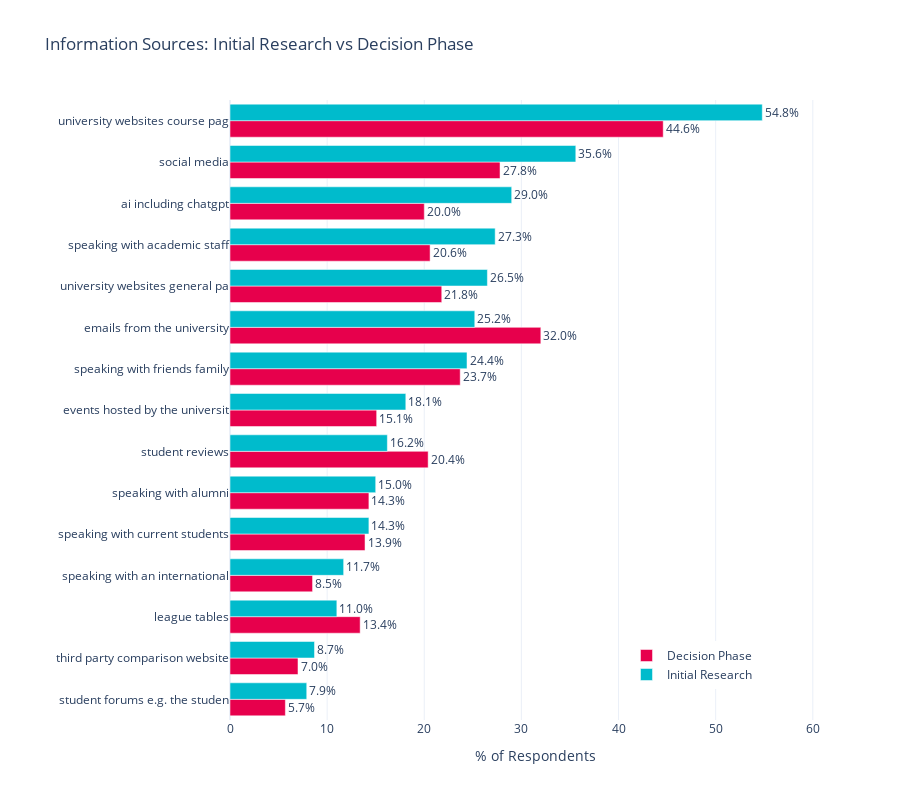

Here is the notebook cell this chart was saved with:
### Code cell
# Information Sources Used: Initial Research vs Decision Phase
src_init_cols = [c for c in df_complete.columns if c.startswith('src_init_')]
src_dec_cols = [c for c in df_complete.columns if c.startswith('src_dec_')]

if src_init_cols and src_dec_cols:
    init_pcts = {}
    dec_pcts = {}
    
    for col in src_init_cols:
        col_clean = col.replace('src_init_', '').replace('_', ' ')
        init_pcts[col_clean] = round(df_complete[col].sum() / len(df_complete) * 100, 1)
    
    for col in src_dec_cols:
        col_clean = col.replace('src_dec_', '').replace('_', ' ')
        dec_pcts[col_clean] = round(df_complete[col].sum() / len(df_complete) * 100, 1)
    
    common_sources = set(init_pcts.keys()) & set(dec_pcts.keys())
    sorted_sources = sorted(common_sources, key=lambda x: init_pcts[x], reverse=True)[:15]
    
    labels = [s[:30] for s in sorted_sources]
    init_values = [init_pcts[s] for s in sorted_sources]
    dec_values = [dec_pcts[s] for s in sorted_sources]
    
    fig = go.Figure()
    fig.add_trace(go.Bar(
        y=labels[::-1],
        x=dec_values[::-1],
        orientation='h',
        name='Decision Phase',
        marker_color=TUOS['coral'],
        text=[f'{v}%' for v in dec_values[::-1]],
        textposition='outside',
        cliponaxis=False,
        hovertemplate='%{y}<br>Decision Phase: %{x}%<extra></extra>'
    ))
    fig.add_trace(go.Bar(
        y=labels[::-1],
        x=init_values[::-1],
        orientation='h',
        name='Initial Research',
        marker_color=TUOS['aqua'],
        text=[f'{v}%' for v in init_values[::-1]],
        textposition='outside',
        cliponaxis=False,
        hovertemplate='%{y}<br>Initial Research: %{x}%<extra></extra>'
    ))
    
    fig.update_layout(
        title='Information Sources: Initial Research vs Decision Phase',
        xaxis_title='% of Respondents',
        barmode='group',
        height=800,
        template='plotly_white',
        margin=dict(l=230, r=60),
        legend=dict(x=0.65, y=0.05),
        xaxis=dict(range=[0, max(max(init_values), max(dec_values)) + 8])
    )
    fig.show()

### Figure 1 — Plotly figure (JSON) as saved in the notebook; plotly's stock layout.template omitted (floating-point values rounded to 4 significant figures)
{"data": [{"cliponaxis": false, "hovertemplate": "%{y}<br>Decision Phase: %{x}%<extra></extra>", "marker": {"color": "#E7004C"}, "name": "Decision Phase", "orientation": "h", "text": ["5.7%", "7.0%", "13.4%", "8.5%", "13.9%", "14.3%", "20.4%", "15.1%", "23.7%", "32.0%", "21.8%", "20.6%", "20.0%", "27.8%", "44.6%"], "textposition": "outside", "type": "bar", "x": [5.7, 7, 13.4, 8.5, 13.9, 14.3, 20.4, 15.1, 23.7, 32, 21.8, 20.6, 20, 27.8, 44.6], "y": ["student forums e.g. the studen", "third party comparison website", "league tables", "speaking with an international", "speaking with current students", "speaking with alumni", "student reviews", "events hosted by the universit", "speaking with friends family", "emails from the university", "university websites general pa", "speaking with academic staff", "ai including chatgpt", "social media", "university websites course pag"]}, {"cliponaxis": false, "hovertemplate": "%{y}<br>Initial Research: %{x}%<extra></extra>", "marker": {"color": "#00BBCC"}, "name": "Initial Research", "orientation": "h", "text": ["7.9%", "8.7%", "11.0%", "11.7%", "14.3%", "15.0%", "16.2%", "18.1%", "24.4%", "25.2%", "26.5%", "27.3%", "29.0%", "35.6%", "54.8%"], "textposition": "outside", "type": "bar", "x": [7.9, 8.7, 11, 11.7, 14.3, 15, 16.2, 18.1, 24.4, 25.2, 26.5, 27.3, 29, 35.6, 54.8], "y": ["student forums e.g. the studen", "third party comparison website", "league tables", "speaking with an international", "speaking with current students", "speaking with alumni", "student reviews", "events hosted by the universit", "speaking with friends family", "emails from the university", "university websites general pa", "speaking with academic staff", "ai including chatgpt", "social media", "university websites course pag"]}], "layout": {"barmode": "group", "height": 800, "legend": {"x": 0.65, "y": 0.05}, "margin": {"l": 230, "r": 60}, "title": {"text": "Information Sources: Initial Research vs Decision Phase"}, "xaxis": {"range": [0, 62.8], "title": {"text": "% of Respondents"}}}}
